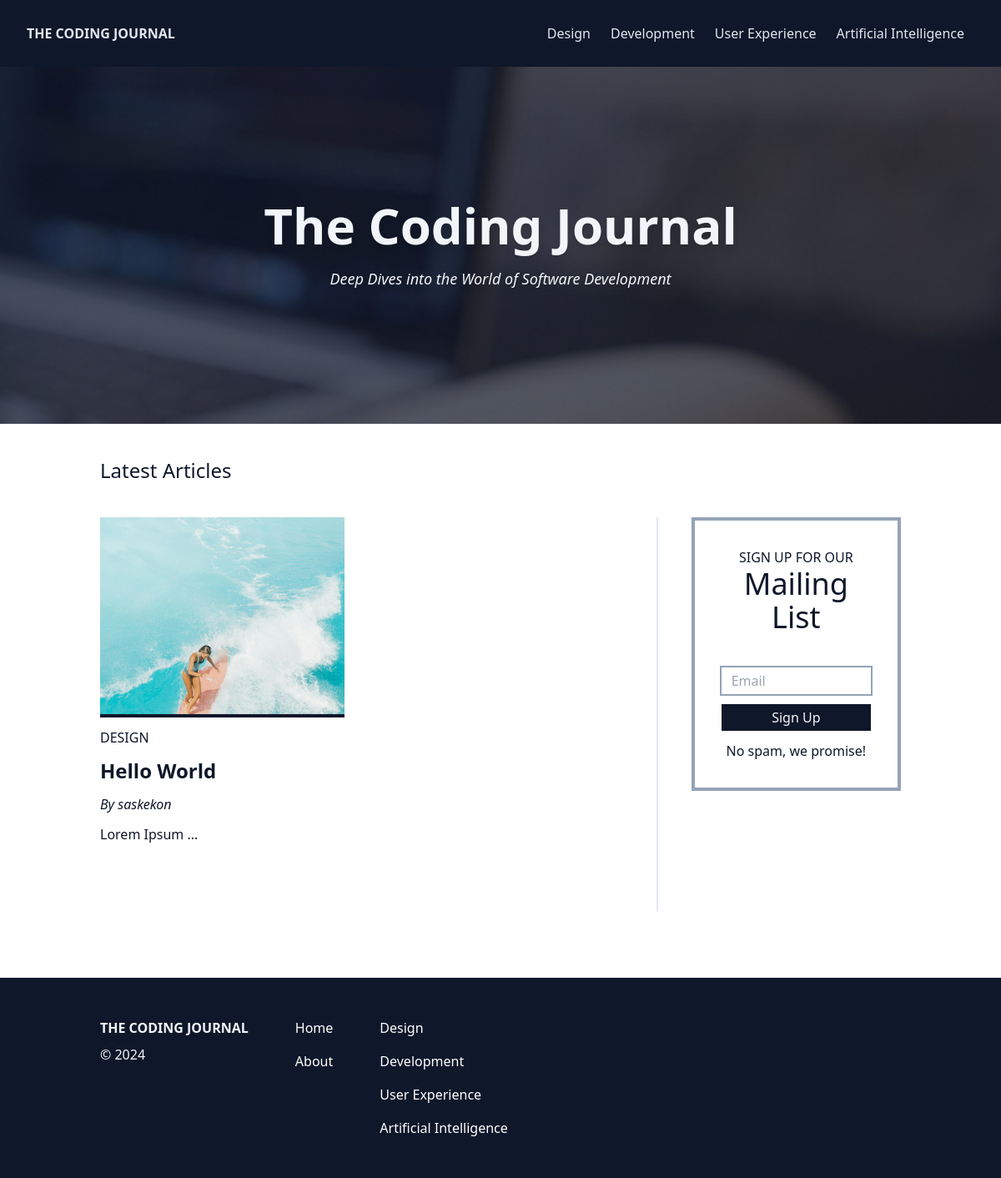
The page / on the database its author committed.
### app/models.py (models this page shows, shortened)
class Category(db.Model):
    id: Mapped[int] = mapped_column(primary_key=True)
    key: Mapped[str] = mapped_column(String(25), unique=True)
    name: Mapped[str] = mapped_column(String(50), unique=True)
    posts: Mapped[List["Post"]] = relationship(back_populates="c_posts") # One-to-Many Relationship

class Post(db.Model):
    id: Mapped[int] = mapped_column(primary_key=True)
    title: Mapped[str] = mapped_column(String(50))
    body: Mapped[str] = mapped_column(Text)
    featured_image: Mapped[str] = mapped_column(String(255))
    timestamp: Mapped[datetime] = mapped_column(default=lambda: datetime.now(timezone.utc))
    user_id: Mapped[int] = mapped_column(ForeignKey(User.id))
    u_posts: Mapped["User"] = relationship(back_populates="posts")
    category_id: Mapped[int] = mapped_column(ForeignKey(Category.id))
    c_posts: Mapped["Category"] = relationship(back_populates="posts")

class User(db.Model, UserMixin):
    id: Mapped[int] = mapped_column(primary_key=True)
    username: Mapped[str] = mapped_column(String(25), unique=True)
    password_hash: Mapped[str] = mapped_column(String(255))
    email: Mapped[str] = mapped_column(String(50), unique=True)
    registered_date: Mapped[datetime] = mapped_column(default=lambda: datetime.now(timezone.utc))
    profile: Mapped["Profile"] = relationship(back_populates="u_profile", uselist=False) # One-to-One Relationship
    posts: Mapped[List["Post"]] = relationship(back_populates="u_posts") # One-to-Many Relationship
    comments: Mapped[List["Comment"]] = relationship(back_populates="u_comments")

### app/views/main.py (the view)
@main.route("/", methods=["GET", "POST"])
def index():
    posts = db.session.scalars(db.select(Post).order_by(Post.timestamp.desc()).limit(4)).all()
    for post in posts:
        post.text_only = remove_html_tags(post.body)
    return render_template("index.html", posts=posts, title=f"{title} - Homepage")

### app/forms.py (shortened to what this page needs)
class SubscribeForm(FlaskForm):
    email = EmailField("Email", validators=[DataRequired(), Email(check_deliverability=True)])

### app/utils.py (called while the page is built)
def remove_html_tags(body):
    soup = BeautifulSoup(body, "html.parser")
    return soup.get_text()

### app/views/main.py (called while the page is built)
@main.context_processor
def inject():
    categories = db.session.scalars(db.select(Category)).all()
    subscribe_form = SubscribeForm()
    return {
        "categories": categories,
        "subscribe_form": subscribe_form,
        }

### app/templates/index.html
{% extends "base.html" %}
{% block body %}
<section class="hero bg-slate-900 overflow-hidden">
    <div class="container mx-auto px-8">
        <div class="py-40 text-center text-slate-100 drop-shadow-md">
            <h1 class="mb-5 text-6xl font-bold">The Coding Journal</h1>
            <p class="text-lg"><i>Deep Dives into the World of Software Development</i></p>
        </div>
    </div>
</section>
<div class="container mx-auto mb-20 px-8">
    <p class="py-10 text-2xl">Latest Articles</p>
    <div class="grid grid-cols-1 md:grid-cols-12 md:gap-10">
        <div class="col-span-8 grid grid-cols-1 mb-10 md:grid-cols-2 md:gap-10">
            {% for post in posts %}
            <article class="mb-10">
                <a href="{{ url_for('main.single_post', post_id=post.id) }}">
                    <div class="border-b-4 border-slate-900 max-h-60 overflow-hidden">
                        <img class="hover:scale-[1.1] transition-all" src="{{ url_for('main.uploaded_image', filename=post.featured_image)}}">
                    </div>
                    <p class="my-3 uppercase">{{ post.c_posts.name }}</p>
                    <h2 class="text-2xl font-bold">{{ post.title }}</h2>
                </a>
                <p class="my-3"><i>By {{ post.u_posts.username }}</i></p>
                <p>{{ post.text_only[:150] | safe }} ...</p>
            </article>
            {% endfor %}
        </div>
        <aside class="col-span-4 md:pl-10 md:border-l-2 md:border-slate-200">
            {% include "subscribe.html" %}
        </aside>
    </div>
</div>
{% endblock %}

### app/templates/header.html (shortened to what this page needs)
<header class="{% if current_user.is_authenticated %}mt-[30px]{% endif %} bg-slate-900 text-slate-200 overflow-auto">
    <nav class="container max-w-screen-xl mx-auto px-8">
        <div class="md:flex md:justify-between">
            <div class="flex justify-between content-center py-7">
                <a class="inline-block" href="{{ url_for('main.index') }}">
                    <p class="font-extrabold">THE CODING JOURNAL</p>
                </a>
            </div>
            <ul class="mb-5 hidden md:flex md:mb-0 md:items-center" id="collapse">
                {% for category in categories %}
                    <li class="{% if loop.last %}pb-2{% endif %} md:pb-0"><a class="navbar-link" href="{{ url_for('main.category_page', category_key=category.key) }}">{{category.name}}</a></li>
                {% endfor %}
            </ul>
        </div>
    </nav>
</header>

### app/templates/footer.html
<footer class="py-10 text-slate-100 bg-slate-900">
    <div class="container mx-auto px-8">
        <div class="flex">
            <div class="mr-14">
                <a href="{{ url_for('main.index') }}">
                    <h2 class="py-2 font-extrabold">THE CODING JOURNAL</h2>
                </a>
                <p>&copy 2024</p>
            </div>
            <ul class="mr-14">
                <li class="py-2 text-white hover:text-slate-400 transition-all"><a href="{{ url_for('main.index') }}">Home</a></li>
                <li class="py-2 text-white hover:text-slate-400 transition-all"><a href="#">About</a></li>
            </ul>
            <ul>
            {% for category in categories %}
                <li class="py-2 text-white hover:text-slate-400 transition-all">
                    <a href="{{ url_for('main.category_page', category_key=category.key) }}">{{category.name}}</a>
                </li>
            {% endfor %}
            </ul>
        </div>
    </div>
</footer>

### app/static/css/custom.css (style rules this page uses)
.hero, .c-design, .c-development, .c-ux, .c-ai { background-size: cover; background-attachment: fixed; }
.hero, .c-development { background-image: url("../images/pexels-negativespace-34658.jpg"); background-position: center center; }

### rows shown on the page
Category: name "Design"
Category: name "Development"
Category: name "User Experience"
Category: name "Artificial Intelligence"
Post: featured_image (picture), c_posts.name "DESIGN", title "Hello World", u_posts.username "saskekon", body "Lorem Ipsum"
